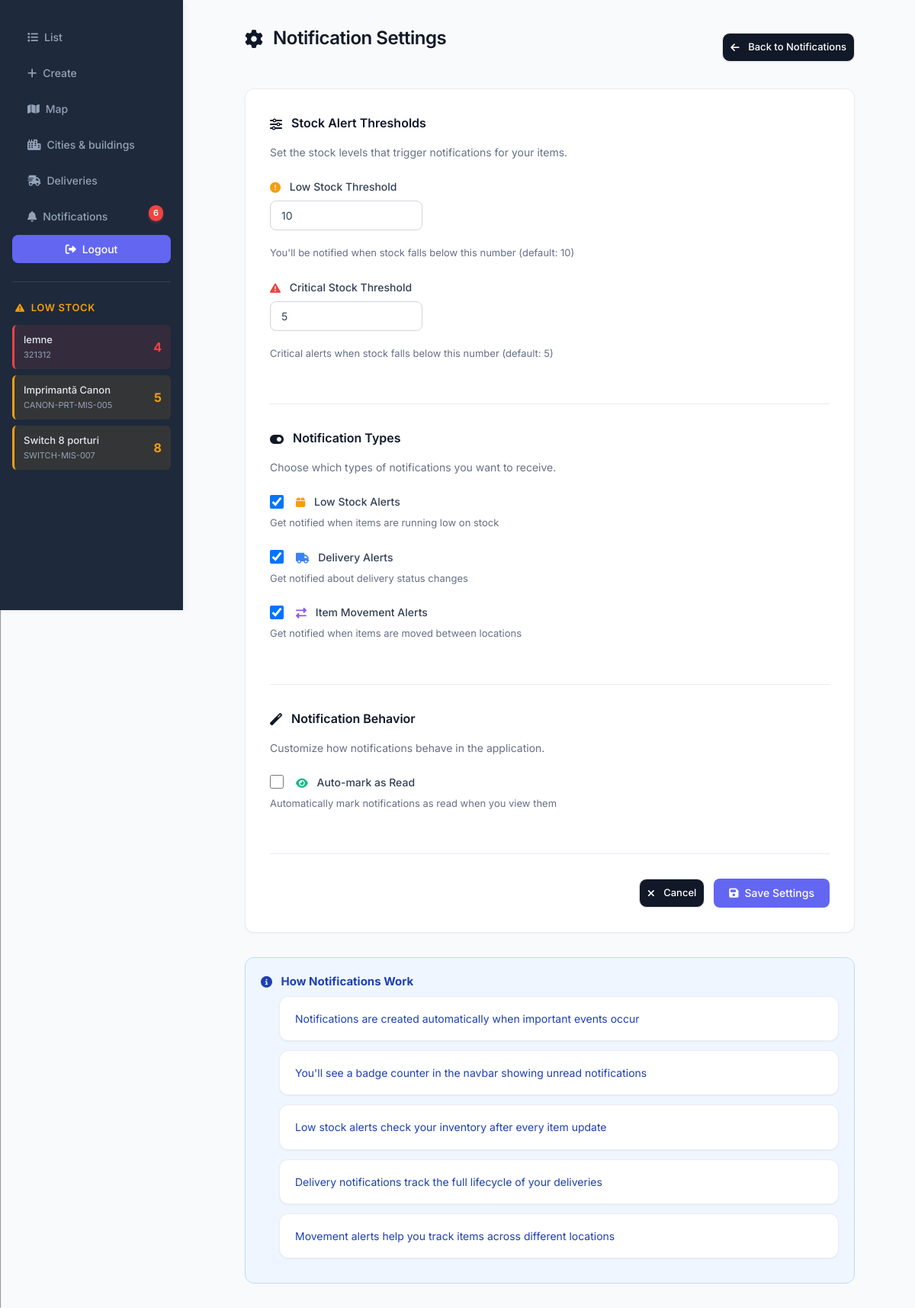
The page /notifications/settings/ (signed in) on the database its author committed.
### app/models.py (models this page shows, shortened)
class Item(models.Model):
    owner = models.ForeignKey(get_user_model(), on_delete=models.CASCADE, related_name="items")
    name = models.CharField(max_length=100)
    sku = models.CharField(max_length=100)
    quantity = models.IntegerField(default=0)
    city = models.CharField(max_length=100, blank=True, default="")
    building = models.CharField(max_length=100, blank=True, default="")
    address = models.CharField(max_length=255, blank=True, default="")
    lat = models.DecimalField(max_digits=9, decimal_places=6, null=True, blank=True)
    lng = models.DecimalField(max_digits=9, decimal_places=6, null=True, blank=True)
    building_ref = models.ForeignKey(
        Building, on_delete=models.PROTECT, related_name="items",
        null=True, blank=True
    )
    created_at = models.DateTimeField(auto_now_add=True)
    class Meta:
        constraints = [
            models.UniqueConstraint(fields=["owner", "sku"], name="uniq_owner_sku")
        ]
        indexes = [
            models.Index(fields=["owner", "sku"]),
            models.Index(fields=["city"]),
        ]
        ordering = ["-created_at"]

class NotificationSettings(models.Model):
    user = models.OneToOneField(get_user_model(), on_delete=models.CASCADE, related_name='notification_settings')
    low_stock_threshold = models.IntegerField(default=10, help_text="Alert when stock falls below this number")
    critical_stock_threshold = models.IntegerField(default=5, help_text="Critical alert threshold")
    enable_low_stock_alerts = models.BooleanField(default=True)
    enable_delivery_alerts = models.BooleanField(default=True)
    enable_move_alerts = models.BooleanField(default=True)
    auto_mark_read = models.BooleanField(default=False, help_text="Automatically mark as read when viewing")
    created_at = models.DateTimeField(auto_now_add=True)
    updated_at = models.DateTimeField(auto_now=True)
    class Meta:
        verbose_name = "Notification Settings"
        verbose_name_plural = "Notification Settings"

### app/views.py (the view, shortened to what this page needs)
# urls.py: path("notifications/settings/", views.NotificationSettingsView.as_view(), name="notification-settings"),
class NotificationSettingsView(LoginRequiredMixin, UpdateView):
    model = NotificationSettings
    template_name = 'app/notification_settings.html'
    fields = [
        'low_stock_threshold',
        'critical_stock_threshold',
        'enable_low_stock_alerts',
        'enable_delivery_alerts',
        'enable_move_alerts',
        'auto_mark_read',
    ]
    success_url = reverse_lazy('notification-settings')
    def get_object(self, queryset=None):
        obj, created = NotificationSettings.objects.get_or_create(user=self.request.user)
        return obj

### app/context_processors.py (called while the page is built)
def low_stock_items(request):
    if request.user.is_authenticated:
        items = Item.objects.filter(
            owner=request.user,
            quantity__lt=10
        ).order_by('quantity')[:10]  # Limit to 10 items
        return {'low_stock_items': items}
    return {'low_stock_items': []}

def unread_notifications(request):
    if request.user.is_authenticated:
        unread_count = Notification.objects.filter(
            user=request.user,
            is_read=False
        ).count()
        recent_notifications = Notification.objects.filter(
            user=request.user,
            is_read=False
        ).order_by('-created_at')[:5]  # Last 5 unread
        return {
            'unread_notifications_count': unread_count,
            'recent_notifications': recent_notifications,
        }
    return {
        'unread_notifications_count': 0,
        'recent_notifications': [],
    }

### app/templates/app/notification_settings.html (shortened to what this page needs)
{% extends 'base.html' %}
{% load static %}
{% block content %}
<div style="max-width: 800px; margin: 0 auto;">
  <div style="display: flex; justify-content: space-between; align-items: center; margin-bottom: 1.5rem;">
    <h2><i class="fas fa-cog"></i> Notification Settings</h2>
    <a href="{% url 'notification-list' %}" class="btn" style="text-decoration: none;">
      <i class="fas fa-arrow-left"></i> Back to Notifications
    </a>
  </div>
  <form method="post" class="settings-form">
    <div class="settings-section">
      <h3><i class="fas fa-sliders-h"></i> Stock Alert Thresholds</h3>
      <p style="color: #667085; font-size: 14px; margin-bottom: 1.5rem;">
        Set the stock levels that trigger notifications for your items.
      </p>
      <div class="form-group">
        <label for="id_low_stock_threshold">
          <i class="fas fa-exclamation-circle" style="color: #f59e0b;"></i>
          Low Stock Threshold
        </label>
        {{ form.low_stock_threshold }}
        <p class="help-text">You'll be notified when stock falls below this number (default: 10)</p>
      </div>
      <div class="form-group">
        <label for="id_critical_stock_threshold">
          <i class="fas fa-exclamation-triangle" style="color: #ef4444;"></i>
          Critical Stock Threshold
        </label>
        {{ form.critical_stock_threshold }}
        <p class="help-text">Critical alerts when stock falls below this number (default: 5)</p>
      </div>
    </div>
    <div class="settings-section">
      <h3><i class="fas fa-toggle-on"></i> Notification Types</h3>
      <p style="color: #667085; font-size: 14px; margin-bottom: 1.5rem;">
        Choose which types of notifications you want to receive.
      </p>
      <div class="form-group">
        <label style="display: flex; align-items: center; cursor: pointer;">
          {{ form.enable_low_stock_alerts }}
          <span style="margin-left: 0.5rem;">
            <i class="fas fa-box" style="color: #f59e0b;"></i>
            Low Stock Alerts
          </span>
        </label>
        <p class="help-text">Get notified when items are running low on stock</p>
      </div>
      <div class="form-group">
        <label style="display: flex; align-items: center; cursor: pointer;">
          {{ form.enable_delivery_alerts }}
          <span style="margin-left: 0.5rem;">
            <i class="fas fa-truck" style="color: #3b82f6;"></i>
            Delivery Alerts
          </span>
        </label>
        <p class="help-text">Get notified about delivery status changes</p>
      </div>
      <div class="form-group">
        <label style="display: flex; align-items: center; cursor: pointer;">
          {{ form.enable_move_alerts }}
          <span style="margin-left: 0.5rem;">
            <i class="fas fa-exchange-alt" style="color: #8b5cf6;"></i>
            Item Movement Alerts
          </span>
        </label>
        <p class="help-text">Get notified when items are moved between locations</p>
      </div>
    </div>
    <div class="settings-section">
      <h3><i class="fas fa-magic"></i> Notification Behavior</h3>
      <p style="color: #667085; font-size: 14px; margin-bottom: 1.5rem;">
        Customize how notifications behave in the application.
      </p>
      <div class="form-group">
        <label style="display: flex; align-items: center; cursor: pointer;">
          {{ form.auto_mark_read }}
          <span style="margin-left: 0.5rem;">
            <i class="fas fa-eye" style="color: #10b981;"></i>
            Auto-mark as Read
          </span>
        </label>
        <p class="help-text">Automatically mark notifications as read when you view them</p>
      </div>
    </div>
    <div style="display: flex; justify-content: flex-end; gap: 0.75rem; margin-top: 2rem;">
      <a href="{% url 'notification-list' %}" class="btn" style="text-decoration: none;">
        <i class="fas fa-times"></i> Cancel
      </a>
      <button type="submit" class="btn" style="background: #6366f1; color: white; border-color: #6366f1;">
        <i class="fas fa-save"></i> Save Settings
      </button>
    </div>
  </form>
  <div style="margin-top: 2rem; padding: 1.25rem; background: #eff6ff; border: 1px solid #bfdbfe; border-radius: 12px;">
    <h4 style="color: #1e40af; margin-bottom: 0.5rem; font-size: 15px;">
      <i class="fas fa-info-circle"></i> How Notifications Work
    </h4>
    <ul style="color: #1e40af; font-size: 14px; margin-left: 1.5rem; line-height: 1.8;">
      <li>Notifications are created automatically when important events occur</li>
      <li>You'll see a badge counter in the navbar showing unread notifications</li>
      <li>Low stock alerts check your inventory after every item update</li>
      <li>Delivery notifications track the full lifecycle of your deliveries</li>
      <li>Movement alerts help you track items across different locations</li>
    </ul>
  </div>
</div>
{% endblock %}

### app/templates/base.html (shortened to what this page needs)
{% load static %}
<!DOCTYPE html>
<html>
<head>
  <link rel="stylesheet" href="{% static 'app/css/styles.css' %}">
  <link rel="stylesheet" href="https://cdnjs.cloudflare.com/ajax/libs/font-awesome/6.5.1/css/all.min.css">
</head>
<body>
  <nav>
    <a href="{% url 'item-list' %}"><i class="fas fa-list"></i> List</a>
    <a href="{% url 'item-create' %}"><i class="fas fa-plus"></i> Create</a>
    <a href="{% url 'map'%}"><i class="fas fa-map"></i> Map </a>
    {% if user.is_staff %}
        <a href="{% url 'admin-inventory' %}"><i class="fas fa-city"></i>Cities & buildings</a>
    {% endif %}
    <a href="{% url 'delivery-list' %}" class="nav-link {% if request.resolver_match.url_name == 'delivery-list' %}active{% endif %}">
      <i class="fas fa-shipping-fast"></i>
      Deliveries
    </a>
    {% if user.is_authenticated %}
    <a href="{% url 'notification-list' %}" class="nav-link {% if request.resolver_match.url_name == 'notification-list' %}active{% endif %}" style="position: relative;">
      <i class="fas fa-bell"></i>
      Notifications
      {% if unread_notifications_count > 0 %}
      <span class="notification-badge">{{ unread_notifications_count }}</span>
      {% endif %}
    </a>
    {% endif %}
    {% if user.is_authenticated %}
      <form method="post" action="{% url 'logout' %}">
        <button type="submit"><i class="fas fa-sign-out-alt"></i> Logout</button>
      </form>
      {% if low_stock_items %}
      <div class="low-stock-section">
        <h3><i class="fas fa-exclamation-triangle"></i> Low Stock</h3>
        <div class="low-stock-table">
          {% for item in low_stock_items %}
          <div class="low-stock-item {% if item.quantity < 5 %}critical{% elif item.quantity < 10 %}warning{% endif %}">
            <div class="item-info">
              <span class="item-name">{{ item.name }}</span>
              <span class="item-sku">{{ item.sku }}</span>
            </div>
            <span class="item-quantity">{{ item.quantity }}</span>
          </div>
          {% endfor %}
        </div>
      </div>
      {% endif %}
    {% else %}
      <a href="{% url 'login' %}"><i class="fas fa-sign-in-alt"></i> Login</a>
    {% endif %}
  </nav>
  <hr>
  <div class="container">
    {% block content %}{% endblock %}
  </div>
</body>
</html>

### app/templates/app/notification_settings.html (style rules this page uses)
.settings-form input[type="number"] { max-width: 200px; }
.form-group input[type="checkbox"] { width: 18px; height: 18px; cursor: pointer; }

### rows shown on the page
Item: name "lemne", sku "321312", quantity "4"
Item: name "Imprimantă Canon", sku "CANON-PRT-MIS-005", quantity "5"
Item: name "Switch 8 porturi", sku "SWITCH-MIS-007", quantity "8"
NotificationSettings: low_stock_threshold "10", critical_stock_threshold "5", enable_low_stock_alerts "☑", enable_delivery_alerts "☑", enable_move_alerts "☑"

### other values the page prints
{{ unread_notifications_count }} "6"
